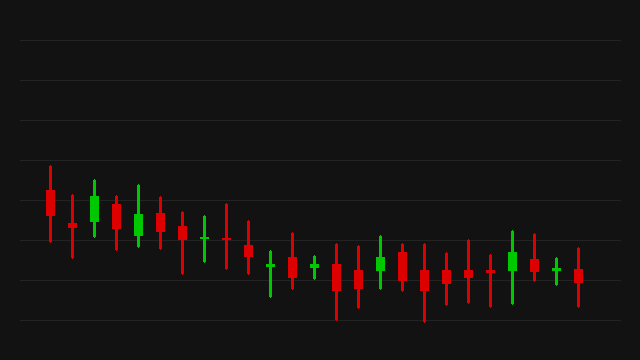
#> input picture data/m2-smoke-chart.png, 640 x 360 px
$ python -i candle_detector.py   (imports and definitions only)
#> lines starting #> are read from the running program, lines starting #| are printed output that depends on the picture
from __future__ import annotations

from dataclasses import dataclass
from typing import Iterable

import cv2
import numpy as np

from analyzer.app.schemas import AnalysisResponse, DetectorStatus, VisualCandle


@dataclass(frozen=True)
class CandleDetectorConfig:
    min_candle_height_px: int = 8
    min_candle_width_px: int = 2
    min_colored_pixels_per_column: int = 2
    max_gap_between_columns_px: int = 1
    merge_nearby_groups_px: int = 0


# [242 lines that did not run here, left out]

>>> import cv2
>>> picture = cv2.imread('../../../data/m2-smoke-chart.png', cv2.IMREAD_GRAYSCALE)
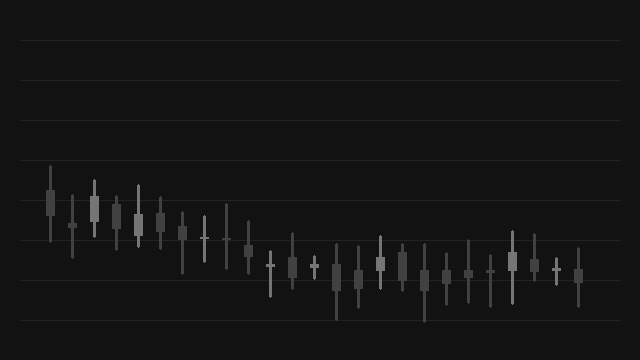
#> picture: shape (360, 640); min 18, max 117, mean 20.1
#> (the run stopped early here; a loop or call above may not have finished)
